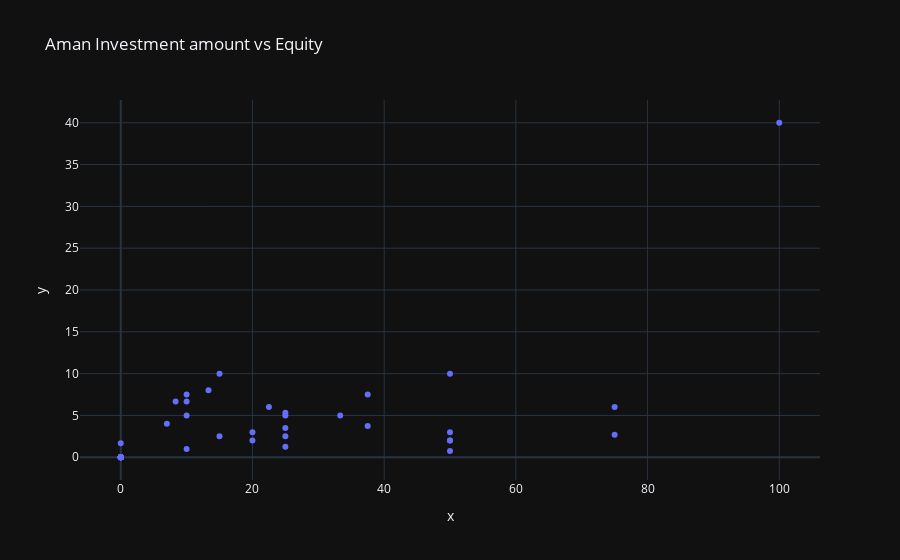

Notebook code cell kept with this figure:
### Code cell
fig = px.scatter(x=shark_tank['Aman Investment Amount'],y=shark_tank['Aman Investment Equity'],title="Aman Investment amount vs Equity")
fig.show()

### Figure 1 — Plotly figure (JSON) as saved in the notebook; plotly's stock layout.template omitted (floating-point values rounded to 4 significant figures)
{"data": [{"hovertemplate": "x=%{x}<br>y=%{y}<extra></extra>", "legendgroup": "", "marker": {"color": "#636efa", "symbol": "circle"}, "mode": "markers", "name": "", "orientation": "v", "showlegend": false, "type": "scatter", "x": [25, 0, 0, 0, null, null, null, 75, 0, 0, null, 37.5, 50, null, null, 20, 0, null, 50, null, null, 25, 0, 0, 25, 25, null, 8.33, 10, 10, null, 0, 15, 0, null, 13.33, 0, 0, 25, 50, null, null, 100, 0, 1.6e-05, 0, null, 37.5, 22.5, 10, 0, null, 0, null, null, 0, null, null, 15, null, null, 0, null, 20, 33.33, 0, 0, 0, null, null, null, 50, null, null, null, null, null, null, null, null, null, null, null, null, null, null, null, null, null, null, null, null, null, null, null, 0, null, null, null, null, 75, null, null, null, 50, null, 0, null, 0, 0, 0, null, null, null, 10, null, null, 7, null, 0, null], "xaxis": "x", "y": [5.33, 0, 0, 0, null, null, null, 6, 0, 0, null, 3.75, 0.75, null, null, 3, 0, null, 2, null, null, 1.25, 0, 0, 3.5, 5, null, 6.66, 6.66, 1, null, 0, 10, 0, null, 8, 0, 0, 2.5, 3, null, null, 40, 0, 1.666, 0, null, 7.5, 6, 5, 0, null, 0, null, null, 0, null, null, 2.5, null, null, 0, null, 2, 5, 0, 0, 0, null, null, null, 10, null, null, null, null, null, null, null, null, null, null, null, null, null, null, null, null, null, null, null, null, null, null, null, 0, null, null, null, null, 2.68, null, null, null, 2, null, 0, null, 0, 0, 0, null, null, null, 7.5, null, null, 4, null, 0, null], "yaxis": "y"}], "layout": {"legend": {"tracegroupgap": 0}, "title": {"text": "Aman Investment amount vs Equity"}, "xaxis": {"anchor": "y", "domain": [0, 1], "title": {"text": "x"}}, "yaxis": {"anchor": "x", "domain": [0, 1], "title": {"text": "y"}}}}
